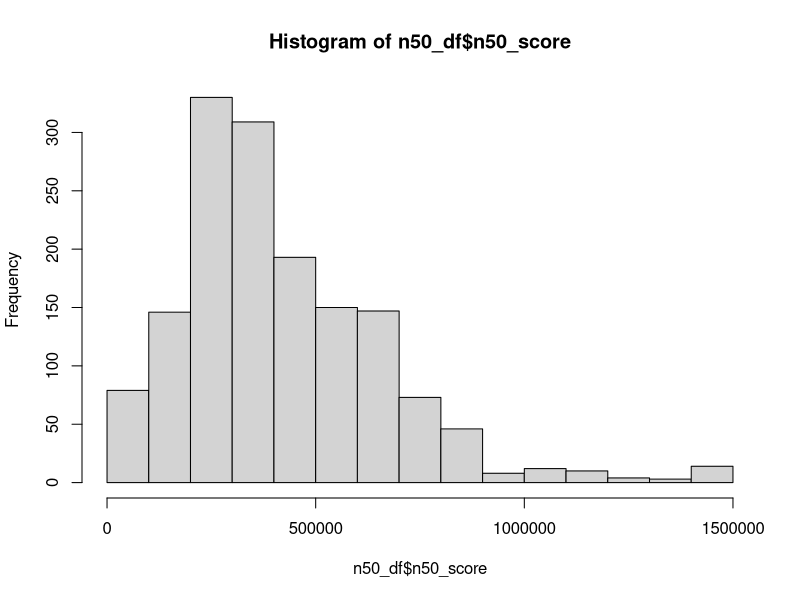
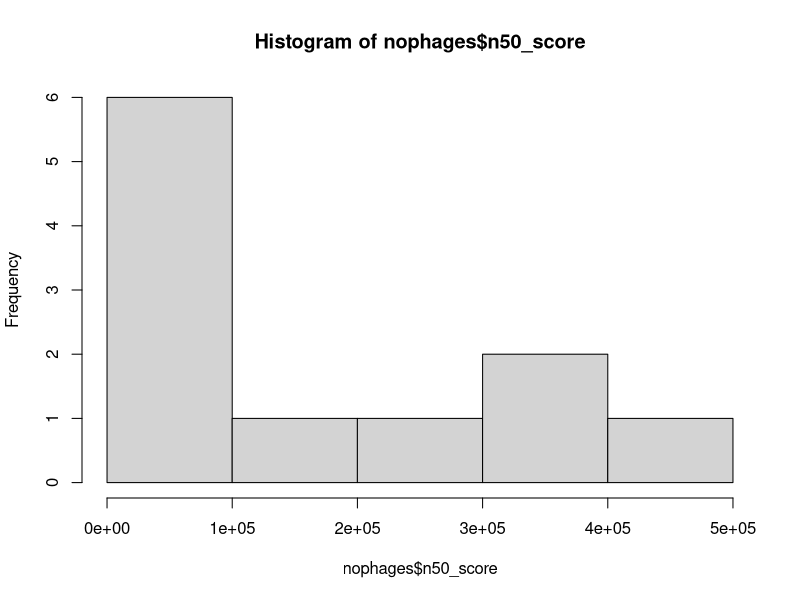
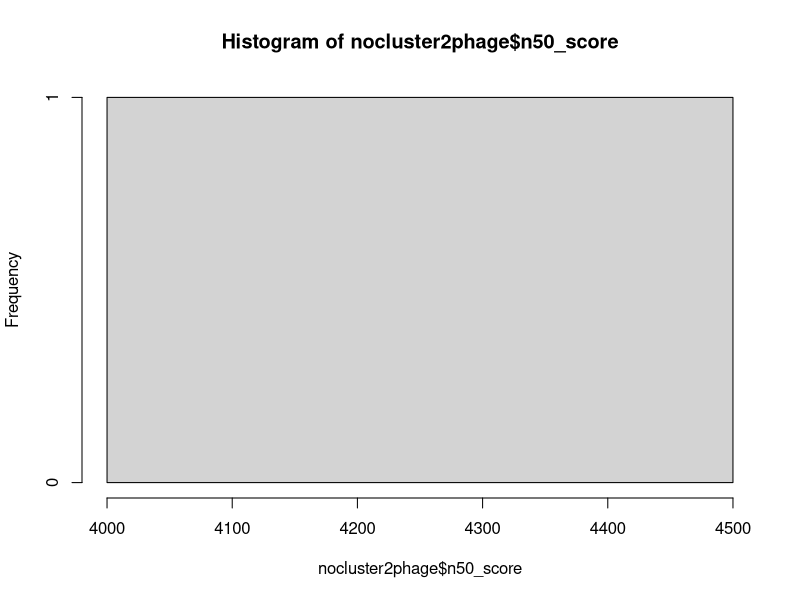
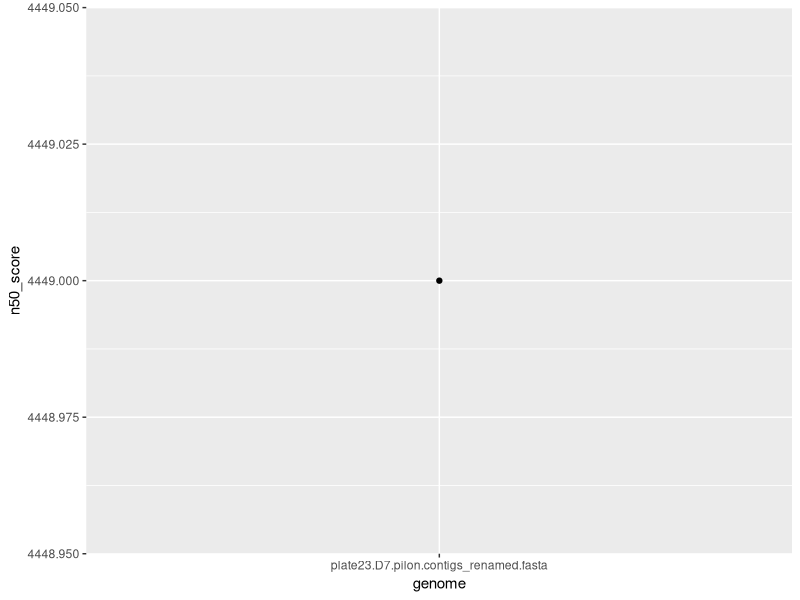

Here is the R script that generated these plots, in order:
library(ggplot2)
# n50 for 1,534 Germany Pseudomonas genomes
n50 <- read.table("./pseudomonas_n50/n50.txt",sep = " ")

# subset to only n50 values
n50_df <- n50[c(1,19)]

# rename columns
names(n50_df)[names(n50_df) == "V19"] <- "n50_score"
names(n50_df)[names(n50_df) == "V1"] <- "genome"

# n50 is the sequence length of the shortest contig at 50% of the total genome length

mean(n50_df$n50_score) # 416652.5
min(n50_df$n50_score) # 977
max(n50_df$n50_score) # 1451350

# look at distribution of all n50 scores
hist(n50_df$n50_score)

# look at n50 of all "genomes with no phages" and "OTU5 without a cluster2 phage"
nophages <- subset(n50_df, genome == c("plate22.D2.pilon.contigs_renamed.fasta","plate22.D5.pilon.contigs_renamed.fasta",
                                     "plate22.D7.pilon.contigs_renamed.fasta","plate23.D8.pilon.contigs_renamed.fasta",
                                     "plate26.F6.pilon.contigs_renamed.fasta","plate26.F7.pilon.contigs_renamed.fasta",
                                     "plate2.H2.pilon.contigs_renamed.fasta","plate6.H5.pilon.contigs_renamed.fasta",
                                     "plate7.G9.pilon.contigs_renamed.fasta","plate9.H9.pilon.contigs_renamed.fasta",
                                     "plate22.D8.pilon.contigs_renamed.fasta"))

nophages <- subset(n50_df, genome == "plate22.D2.pilon.contigs_renamed.fasta" | genome == "plate22.D5.pilon.contigs_renamed.fasta" | 
                     genome == "plate22.D7.pilon.contigs_renamed.fasta" | genome == "plate23.D8.pilon.contigs_renamed.fasta" | genome ==
                   "plate26.F6.pilon.contigs_renamed.fasta" | genome == "plate26.F7.pilon.contigs_renamed.fasta" | genome ==
                   "plate2.H2.pilon.contigs_renamed.fasta" | genome == "plate6.H5.pilon.contigs_renamed.fasta" | genome ==
                   "plate7.G9.pilon.contigs_renamed.fasta" | genome == "plate9.H9.pilon.contigs_renamed.fasta" | genome ==
                   "plate22.D8.pilon.contigs_renamed.fasta")

hist(nophages$n50_score)


nocluster2phage <- subset(n50_df, genome == "plate23.D7.pilon.contigs_renamed.fasta")
hist(nocluster2phage$n50_score)

ggplot(nocluster2phage, aes(x=genome, y=n50_score)) + geom_point()
